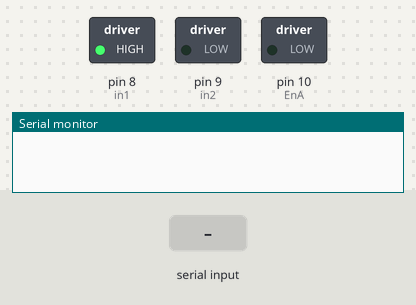
This sketch was run on a simulated Arduino Uno, built with avr-gcc and run on an emulated ATmega328P. Shown: switched loads named in the sketch (green lamp = pin HIGH), the last lines printed to the serial monitor. The inputs (shaded band) are chosen by the test bench.

Above: at 1.2 s.
1.3 s: "90,45\n" received over Serial
At 3.2 s:
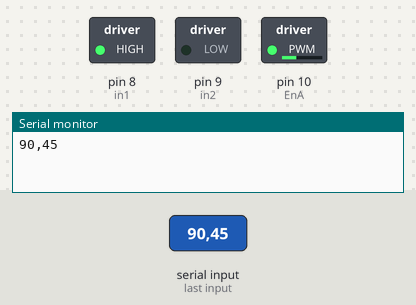
3.8 s: "5\n" received over Serial
At 6.0 s:
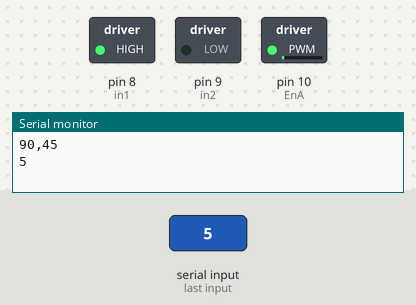
6.3 s: "200\n" received over Serial
At 8.1 s:
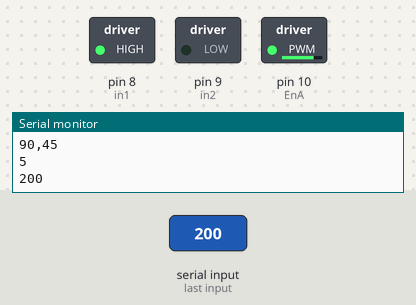
8.8 s: "90\n" received over Serial
At 11.2 s:
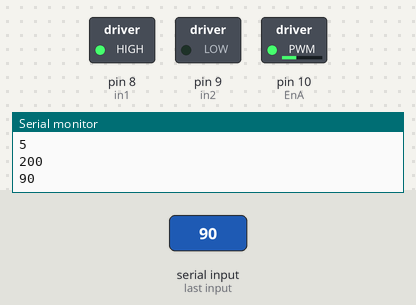
Timing chart, 0 to 12.3 s (numbered marks = the images above; inputs shaded):
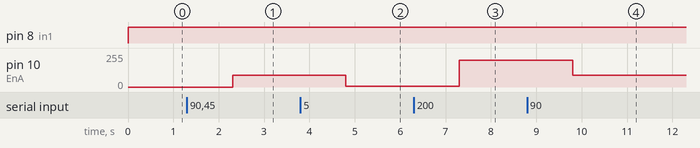

The sketch:

motor.ino
```cpp
int in1 = 8;  // Pin que controla el sentido de giro Motor A
int in2 = 9;  // Pin que controla el sentido de giro Motor A
int EnA = 10; // Pin que controla la velocidad del  Motor A
int vel;
String option;
void setup ()
{
  pinMode(in1, OUTPUT);    // Configura  los pines como salida
  pinMode(in2, OUTPUT);
  pinMode(EnA, OUTPUT);
  Serial.begin(9600);

}
void loop()
{
  if(Serial.available() != 0){
    option=Serial.readString();
    Serial.println(option);
  }

  vel=option.toInt();
  analogWrite(EnA, vel);      //Velocidad del  Motor A
  digitalWrite(in1, HIGH);  // GIRO DERECHA
  digitalWrite(in2, LOW);
}
```

Measured:
- after the input at 1.3 s, pin 10 (EnA): 0/255 → 90/255 after 1.0 s
- after the input at 3.8 s, pin 10 (EnA): 90/255 → 5/255 after 1.0 s
- after the input at 6.3 s, pin 10 (EnA): 5/255 → 200/255 after 1.0 s
- after the input at 8.8 s, pin 10 (EnA): 200/255 → 90/255 after 1.0 s
